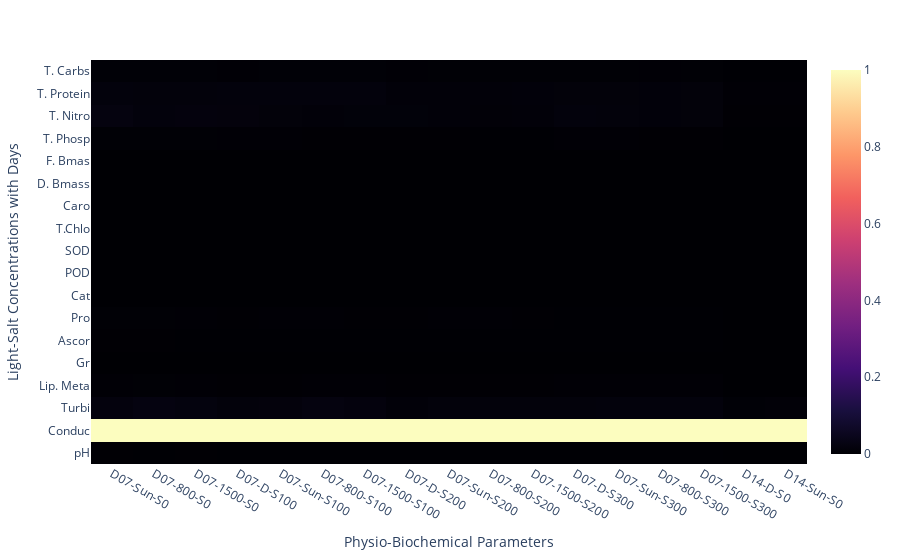

This figure's notebook cell:
### Code cell
# Load the CSV file into a pandas DataFrame
data = pd.read_csv("./Heatmap 2.csv")

# Set the variables as the x-axis and the first column as the y-axis
x = data.columns[2:19]
y = data.iloc[:, 0]

# Convert DataFrame to matrix
data_matrix = data.iloc[:, 2:19].values

# Normalize the data_matrix
scaler = MinMaxScaler()
data_matrix_normalized = scaler.fit_transform(data_matrix)

# Create the heatmap using plotly.express
fig = px.imshow(data_matrix_normalized, x=x, y=y, labels={'x':'Physio-Biochemical Parameters', 'y':'Light-Salt Concentrations with Days'}, color_continuous_scale='magma', aspect='auto')

# Show the heatmap
fig.show()


# # Save the heatmap as JPEG
# pio.write_image(fig, "heatmap.jpg", format="jpeg", scale=1, width=400, height=300)

# # Save the heatmap as PNG
pio.write_image(fig, "heatmap.png", format="png", scale=3, width=600, height=400)

### Figure 1 — Plotly figure (JSON) as saved in the notebook; plotly's stock layout.template omitted (floating-point values rounded to 4 significant figures; data arrays with more than 128 entries replaced by an {"elided": "..."} marker saying what was removed)
{"data": [{"coloraxis": "coloraxis", "hovertemplate": "Physio-Biochemical Parameters: %{x}<br>Light-Salt Concentrations with Days: %{y}<br>color: %{z}<extra></extra>", "name": "0", "type": "heatmap", "x": ["D07-Sun-S0", "D07-800-S0", "D07-1500-S0", "D07-D-S100", "D07-Sun-S100", "D07-800-S100", "D07-1500-S100", "D07-D-S200", "D07-Sun-S200", "D07-800-S200", "D07-1500-S200", "D07-D-S300", "D07-Sun-S300", "D07-800-S300", "D07-1500-S300", "D14-D-S0", "D14-Sun-S0"], "xaxis": "x", "y": ["T. Carbs", "T. Protein", "T. Nitro", "T. Phosp", "F. Bmas", "D. Bmass", "Caro", "T.Chlo", "SOD", "POD", "Cat", "Pro", "Ascor", "Gr", "Lip. Meta", "Turbi", "Conduc", "pH"], "yaxis": "y", "z": {"elided": "18x17 float values"}}], "layout": {"coloraxis": {"colorscale": [[0, "#000004"], [0.1111, "#180f3d"], [0.2222, "#440f76"], [0.3333, "#721f81"], [0.4444, "#9e2f7f"], [0.5556, "#cd4071"], [0.6667, "#f1605d"], [0.7778, "#fd9668"], [0.8889, "#feca8d"], [1, "#fcfdbf"]]}, "margin": {"t": 60}, "xaxis": {"anchor": "y", "domain": [0, 1], "title": {"text": "Physio-Biochemical Parameters"}}, "yaxis": {"anchor": "x", "autorange": "reversed", "domain": [0, 1], "title": {"text": "Light-Salt Concentrations with Days"}}}}
